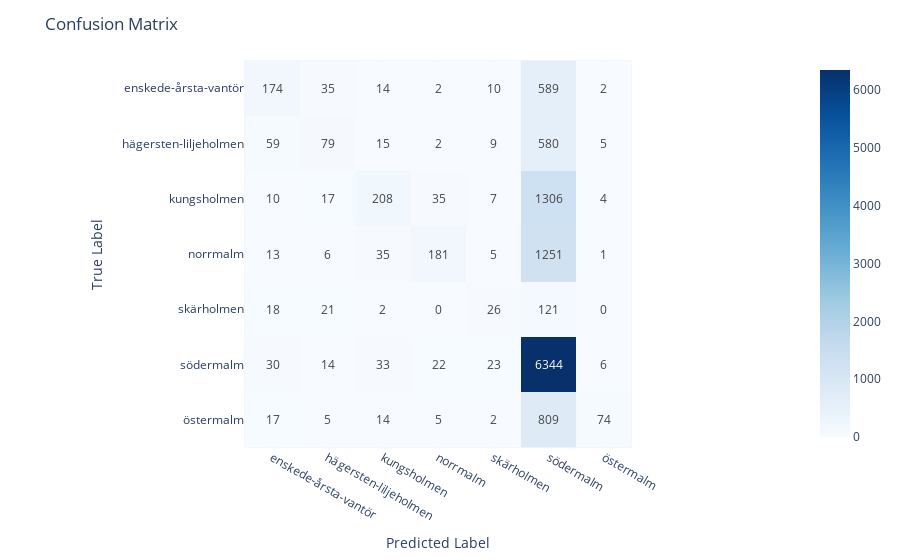

The code cell stored with this chart in its notebook:
### Code cell
evaluate_model(df, labels, 'model_GradientBoostingClassifier(random_state=42)_7n')

### Figure 1 — Plotly figure (JSON) as saved in the notebook; plotly's stock layout.template omitted (floating-point values rounded to 4 significant figures)
{"data": [{"coloraxis": "coloraxis", "hovertemplate": "x: %{x}<br>y: %{y}<br>color: %{z}<extra></extra>", "name": "0", "texttemplate": "%{z}", "type": "heatmap", "x": ["enskede-årsta-vantör", "hägersten-liljeholmen", "kungsholmen", "norrmalm", "skärholmen", "södermalm", "östermalm"], "xaxis": "x", "y": ["enskede-årsta-vantör", "hägersten-liljeholmen", "kungsholmen", "norrmalm", "skärholmen", "södermalm", "östermalm"], "yaxis": "y", "z": [[174, 35, 14, 2, 10, 589, 2], [59, 79, 15, 2, 9, 580, 5], [10, 17, 208, 35, 7, 1306, 4], [13, 6, 35, 181, 5, 1251, 1], [18, 21, 2, 0, 26, 121, 0], [30, 14, 33, 22, 23, 6344, 6], [17, 5, 14, 5, 2, 809, 74]]}], "layout": {"coloraxis": {"colorscale": [[0, "rgb(247,251,255)"], [0.125, "rgb(222,235,247)"], [0.25, "rgb(198,219,239)"], [0.375, "rgb(158,202,225)"], [0.5, "rgb(107,174,214)"], [0.625, "rgb(66,146,198)"], [0.75, "rgb(33,113,181)"], [0.875, "rgb(8,81,156)"], [1, "rgb(8,48,107)"]]}, "margin": {"t": 60}, "title": {"text": "Confusion Matrix"}, "xaxis": {"anchor": "y", "constrain": "domain", "domain": [0, 1], "scaleanchor": "y", "title": {"text": "Predicted Label"}}, "yaxis": {"anchor": "x", "autorange": "reversed", "constrain": "domain", "domain": [0, 1], "title": {"text": "True Label"}}}}
